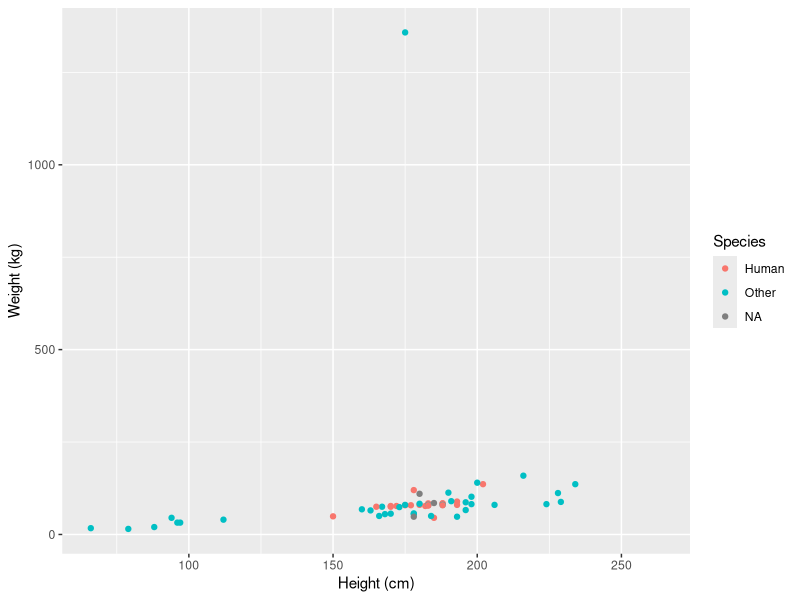

Source code (R):
## ---- chunk 1
#| message: false
#| warning: false
library(tidyverse)
library(knitr)
## ---- chunk 2
# c("TRUE", "FALSE", "TRUE", "TRUE", "FALSE") # BAD
c(TRUE, FALSE, TRUE, TRUE, FALSE)             # GOOD
## ---- chunk 3
#| error: true
# c("potato", "carrot, "eggplant", "lettuce") # BAD
c("potato", "carrot", "eggplant", "lettuce")  # GOOD
## ---- chunk 4
#| error: true
# c(1.1 6.4, 1.5, 0.9) # BAD
c(1.1, 6.4, 1.5, 0.9)  # GOOD
## ---- chunk 5
x <- c("10", "100%", "$1000")
## ---- chunk 6
typeof(x)
## ---- chunk 7
#| warning: false
as.numeric(x)
parse_number(x)
## ---- chunk 8
parse_number(c('asdf132as', '12', 'fhgi0'))
## ---- chunk 9
x <- c(1, 2, 3, 4)
y <- c(TRUE, FALSE)
x * y
## ---- chunk 10
# No checks are done to test whether x or y are capable of this operation
out <- 1:max(x,y)
for(i in out){
  # The `- 1` and `+ 1` are added because R begins indexing at 1, not 0
  out[i] <- x[((i - 1) %% length(x)) + 1] * y[((i - 1) %% length(y)) + 1]
}
out
## ---- chunk 11
starwars <- starwars |>
  mutate(human = ifelse(species == "Human", "Human", "Other"))
## ---- chunk 12
#| warning: false
#Really want to cut out Jabba because he's clearly an outlier, but I won't

starwars |>
  ggplot(mapping = aes(x = height, y = mass)) +
  geom_point(aes(color = human)) +
  labs(x = "Height (cm)",
       y = "Weight (kg)",
       color = "Species")
## ---- chunk 13
example_skin <- c("fair", "gold", "white, blue")
str_detect(example_skin, ",")
## ---- chunk 14
starwars <- starwars |>
  mutate(many_cols = ifelse(str_detect(skin_color, ","), TRUE, FALSE))
## ---- chunk 15
starwars |>
  filter(many_cols) |>
  nrow()
## ---- chunk 16
year <- c(1900, 1901, 1909, 1910, 1921, 1931, 2001)
floor(year / 10) |> paste0("0's")
## ---- chunk 17
set.seed(2484) # so you all get the same "random" data
prices <- tibble(
  year = 1900:1950,
  price = rnorm(n = length(year), mean = year/10)
)
prices
## ---- chunk 18
prices <- prices |>
  mutate(decade = floor(year / 10) |> paste0("0's"))
## ---- chunk 19
#| message: false
#| tbl-colwidths: [10,20]
prices |> group_by(decade) |>
  summarise(mean_price = mean(price)) |>
  kable()
